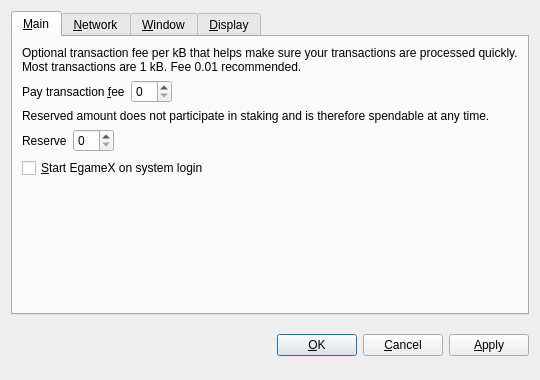
<?xml version="1.0" encoding="UTF-8"?>
<ui version="4.0">
 <class>OptionsDialog</class>
 <widget class="QDialog" name="OptionsDialog">
  <property name="geometry">
   <rect>
    <x>0</x>
    <y>0</y>
    <width>540</width>
    <height>380</height>
   </rect>
  </property>
  <property name="windowTitle">
   <string>Options</string>
  </property>
  <property name="modal">
   <bool>true</bool>
  </property>
  <layout class="QVBoxLayout" name="verticalLayout">
   <item>
    <widget class="QTabWidget" name="tabWidget">
     <property name="tabPosition">
      <enum>QTabWidget::North</enum>
     </property>
     <property name="currentIndex">
      <number>0</number>
     </property>
     <widget class="QWidget" name="tabMain">
      <attribute name="title">
       <string>&amp;Main</string>
      </attribute>
      <layout class="QVBoxLayout" name="verticalLayout_Main">
       <item>
        <widget class="QLabel" name="transactionFeeInfoLabel">
         <property name="text">
          <string>Optional transaction fee per kB that helps make sure your transactions are processed quickly. Most transactions are 1 kB. Fee 0.01 recommended.</string>
         </property>
         <property name="textFormat">
          <enum>Qt::PlainText</enum>
         </property>
         <property name="wordWrap">
          <bool>true</bool>
         </property>
        </widget>
       </item>
       <item>
        <layout class="QHBoxLayout" name="horizontalLayoutFee">
         <item>
          <widget class="QLabel" name="transactionFeeLabel">
           <property name="text">
            <string>Pay transaction &amp;fee</string>
           </property>
           <property name="textFormat">
            <enum>Qt::PlainText</enum>
           </property>
           <property name="buddy">
            <cstring>transactionFee</cstring>
           </property>
          </widget>
         </item>
         <item>
          <widget class="BitcoinAmountField" name="transactionFee"/>
         </item>
         <item>
          <spacer name="horizontalSpacerFee">
           <property name="orientation">
            <enum>Qt::Horizontal</enum>
           </property>
           <property name="sizeHint" stdset="0">
            <size>
             <width>40</width>
             <height>20</height>
            </size>
           </property>
          </spacer>
         </item>
        </layout>
       </item>
       <item>
        <widget class="QLabel" name="reserveBalanceInfoLabel">
         <property name="text">
          <string>Reserved amount does not participate in staking and is therefore spendable at any time.</string>
         </property>
         <property name="textFormat">
          <enum>Qt::PlainText</enum>
         </property>
         <property name="wordWrap">
          <bool>true</bool>
         </property>
        </widget>
       </item>
       <item>
        <layout class="QHBoxLayout" name="horizontalLayoutReserveBalance">
         <item>
          <widget class="QLabel" name="reserveBalanceLabel">
           <property name="text">
            <string>Reserve</string>
           </property>
           <property name="textFormat">
            <enum>Qt::PlainText</enum>
           </property>
           <property name="buddy">
            <cstring>reserveBalance</cstring>
           </property>
          </widget>
         </item>
         <item>
          <widget class="BitcoinAmountField" name="reserveBalance"/>
         </item>
         <item>
          <spacer name="horizontalSpacerReserveBalance">
           <property name="orientation">
            <enum>Qt::Horizontal</enum>
           </property>
           <property name="sizeHint" stdset="0">
            <size>
             <width>40</width>
             <height>20</height>
            </size>
           </property>
          </spacer>
         </item>
        </layout>
       </item>
       <item>
        <widget class="QCheckBox" name="bitcoinAtStartup">
         <property name="toolTip">
          <string>Automatically start EgameX after logging in to the system.</string>
         </property>
         <property name="text">
          <string>&amp;Start EgameX on system login</string>
         </property>
        </widget>
       </item>
       <item>
        <spacer name="verticalSpacer_Main">
         <property name="orientation">
          <enum>Qt::Vertical</enum>
         </property>
         <property name="sizeHint" stdset="0">
          <size>
           <width>20</width>
           <height>40</height>
          </size>
         </property>
        </spacer>
       </item>
      </layout>
     </widget>
     <widget class="QWidget" name="tabNetwork">
      <attribute name="title">
       <string>&amp;Network</string>
      </attribute>
      <layout class="QVBoxLayout" name="verticalLayout_Network">
       <item>
        <widget class="QCheckBox" name="mapPortUpnp">
         <property name="toolTip">
          <string>Automatically open the EgameX client port on the router. This only works when your router supports UPnP and it is enabled.</string>
         </property>
         <property name="text">
          <string>Map port using &amp;UPnP</string>
         </property>
        </widget>
       </item>
       <item>
        <widget class="QCheckBox" name="connectSocks">
         <property name="toolTip">
          <string>Connect to the EgameX network through a SOCKS proxy (e.g. when connecting through Tor).</string>
         </property>
         <property name="text">
          <string>&amp;Connect through SOCKS proxy:</string>
         </property>
        </widget>
       </item>
       <item>
        <layout class="QHBoxLayout" name="horizontalLayout_Network">
         <item>
          <widget class="QLabel" name="proxyIpLabel">
           <property name="text">
            <string>Proxy &amp;IP:</string>
           </property>
           <property name="textFormat">
            <enum>Qt::PlainText</enum>
           </property>
           <property name="buddy">
            <cstring>proxyIp</cstring>
           </property>
          </widget>
         </item>
         <item>
          <widget class="QValidatedLineEdit" name="proxyIp">
           <property name="maximumSize">
            <size>
             <width>140</width>
             <height>16777215</height>
            </size>
           </property>
           <property name="toolTip">
            <string>IP address of the proxy (e.g. 127.0.0.1)</string>
           </property>
          </widget>
         </item>
         <item>
          <widget class="QLabel" name="proxyPortLabel">
           <property name="text">
            <string>&amp;Port:</string>
           </property>
           <property name="textFormat">
            <enum>Qt::PlainText</enum>
           </property>
           <property name="buddy">
            <cstring>proxyPort</cstring>
           </property>
          </widget>
         </item>
         <item>
          <widget class="QLineEdit" name="proxyPort">
           <property name="maximumSize">
            <size>
             <width>55</width>
             <height>16777215</height>
            </size>
           </property>
           <property name="toolTip">
            <string>Port of the proxy (e.g. 9050)</string>
           </property>
          </widget>
         </item>
         <item>
          <widget class="QLabel" name="socksVersionLabel">
           <property name="text">
            <string>SOCKS &amp;Version:</string>
           </property>
           <property name="textFormat">
            <enum>Qt::PlainText</enum>
           </property>
           <property name="buddy">
            <cstring>socksVersion</cstring>
           </property>
          </widget>
         </item>
         <item>
          <widget class="QValueComboBox" name="socksVersion">
           <property name="toolTip">
            <string>SOCKS version of the proxy (e.g. 5)</string>
           </property>
          </widget>
         </item>
         <item>
          <spacer name="horizontalSpacer_Network">
           <property name="orientation">
            <enum>Qt::Horizontal</enum>
           </property>
           <property name="sizeHint" stdset="0">
            <size>
             <width>40</width>
             <height>20</height>
            </size>
           </property>
          </spacer>
         </item>
        </layout>
       </item>
       <item>
        <spacer name="verticalSpacer_Network">
         <property name="orientation">
          <enum>Qt::Vertical</enum>
         </property>
         <property name="sizeHint" stdset="0">
          <size>
           <width>20</width>
           <height>40</height>
          </size>
         </property>
        </spacer>
       </item>
      </layout>
     </widget>
     <widget class="QWidget" name="tabWindow">
      <attribute name="title">
       <string>&amp;Window</string>
      </attribute>
      <layout class="QVBoxLayout" name="verticalLayout_Window">
       <item>
        <widget class="QCheckBox" name="minimizeToTray">
         <property name="toolTip">
          <string>Show only a tray icon after minimizing the window.</string>
         </property>
         <property name="text">
          <string>&amp;Minimize to the tray instead of the taskbar</string>
         </property>
        </widget>
       </item>
       <item>
        <widget class="QCheckBox" name="minimizeOnClose">
         <property name="toolTip">
          <string>Minimize instead of exit the application when the window is closed. When this option is enabled, the application will be closed only after selecting Quit in the menu.</string>
         </property>
         <property name="text">
          <string>M&amp;inimize on close</string>
         </property>
        </widget>
       </item>
       <item>
        <spacer name="verticalSpacer_Window">
         <property name="orientation">
          <enum>Qt::Vertical</enum>
         </property>
         <property name="sizeHint" stdset="0">
          <size>
           <width>20</width>
           <height>40</height>
          </size>
         </property>
        </spacer>
       </item>
      </layout>
     </widget>
     <widget class="QWidget" name="tabDisplay">
      <attribute name="title">
       <string>&amp;Display</string>
      </attribute>
      <layout class="QVBoxLayout" name="verticalLayout_Display">
       <item>
        <layout class="QHBoxLayout" name="horizontalLayout_1_Display">
         <item>
          <widget class="QLabel" name="langLabel">
           <property name="text">
            <string>User Interface &amp;language:</string>
           </property>
           <property name="textFormat">
            <enum>Qt::PlainText</enum>
           </property>
           <property name="buddy">
            <cstring>lang</cstring>
           </property>
          </widget>
         </item>
         <item>
          <widget class="QValueComboBox" name="lang">
           <property name="toolTip">
            <string>The user interface language can be set here. This setting will take effect after restarting EgameX.</string>
           </property>
          </widget>
         </item>
        </layout>
       </item>
       <item>
        <layout class="QHBoxLayout" name="horizontalLayout_2_Display">
         <item>
          <widget class="QLabel" name="unitLabel">
           <property name="text">
            <string>&amp;Unit to show amounts in:</string>
           </property>
           <property name="textFormat">
            <enum>Qt::PlainText</enum>
           </property>
           <property name="buddy">
            <cstring>unit</cstring>
           </property>
          </widget>
         </item>
         <item>
          <widget class="QValueComboBox" name="unit">
           <property name="toolTip">
            <string>Choose the default subdivision unit to show in the interface and when sending coins.</string>
           </property>
          </widget>
         </item>
        </layout>
       </item>
       <item>
        <widget class="QCheckBox" name="displayAddresses">
         <property name="toolTip">
          <string>Whether to show EgameX addresses in the transaction list or not.</string>
         </property>
         <property name="text">
          <string>&amp;Display addresses in transaction list</string>
         </property>
        </widget>
       </item>
       <item>
        <widget class="QCheckBox" name="coinControlFeatures">
         <property name="toolTip">
          <string>Whether to show coin control features or not.</string>
         </property>
         <property name="text">
          <string>Display coin &amp;control features (experts only!)</string>
         </property>
        </widget>
       </item>
       <item>
        <spacer name="verticalSpacer_Display">
         <property name="orientation">
          <enum>Qt::Vertical</enum>
         </property>
         <property name="sizeHint" stdset="0">
          <size>
           <width>20</width>
           <height>40</height>
          </size>
         </property>
        </spacer>
       </item>
      </layout>
     </widget>
    </widget>
   </item>
   <item>
    <layout class="QHBoxLayout" name="horizontalLayout_Buttons">
     <item>
      <spacer name="horizontalSpacer_1">
       <property name="orientation">
        <enum>Qt::Horizontal</enum>
       </property>
       <property name="sizeHint" stdset="0">
        <size>
         <width>40</width>
         <height>48</height>
        </size>
       </property>
      </spacer>
     </item>
     <item>
      <widget class="QLabel" name="statusLabel">
       <property name="font">
        <font>
         <weight>75</weight>
         <bold>true</bold>
        </font>
       </property>
       <property name="text">
        <string/>
       </property>
       <property name="textFormat">
        <enum>Qt::PlainText</enum>
       </property>
       <property name="wordWrap">
        <bool>true</bool>
       </property>
      </widget>
     </item>
     <item>
      <spacer name="horizontalSpacer_2">
       <property name="orientation">
        <enum>Qt::Horizontal</enum>
       </property>
       <property name="sizeHint" stdset="0">
        <size>
         <width>40</width>
         <height>48</height>
        </size>
       </property>
      </spacer>
     </item>
     <item>
      <widget class="QPushButton" name="okButton">
       <property name="text">
        <string>&amp;OK</string>
       </property>
      </widget>
     </item>
     <item>
      <widget class="QPushButton" name="cancelButton">
       <property name="text">
        <string>&amp;Cancel</string>
       </property>
       <property name="autoDefault">
        <bool>false</bool>
       </property>
      </widget>
     </item>
     <item>
      <widget class="QPushButton" name="applyButton">
       <property name="text">
        <string>&amp;Apply</string>
       </property>
       <property name="autoDefault">
        <bool>false</bool>
       </property>
      </widget>
     </item>
    </layout>
   </item>
  </layout>
 </widget>
 <customwidgets>
  <customwidget>
   <class>BitcoinAmountField</class>
   <extends>QSpinBox</extends>
   <header>bitcoinamountfield.h</header>
  </customwidget>
  <customwidget>
   <class>QValueComboBox</class>
   <extends>QComboBox</extends>
   <header>qvaluecombobox.h</header>
  </customwidget>
  <customwidget>
   <class>QValidatedLineEdit</class>
   <extends>QLineEdit</extends>
   <header>qvalidatedlineedit.h</header>
  </customwidget>
 </customwidgets>
 <resources/>
 <connections/>
</ui>
